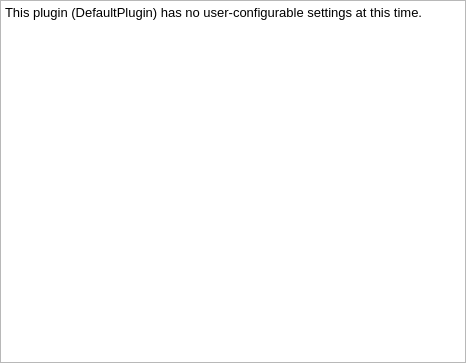
<?xml version="1.0" encoding="UTF-8"?>
<ui version="4.0">
 <class>DefaultPlugin_UIDialog</class>
 <widget class="QWidget" name="DefaultPlugin_UIDialog">
  <property name="geometry">
   <rect>
    <x>0</x>
    <y>0</y>
    <width>466</width>
    <height>363</height>
   </rect>
  </property>
  <property name="windowTitle">
   <string>Form</string>
  </property>
  <layout class="QVBoxLayout" name="verticalLayout_2">
   <property name="spacing">
    <number>1</number>
   </property>
   <property name="margin">
    <number>0</number>
   </property>
   <item>
    <layout class="QHBoxLayout" name="horizontalLayout_2">
     <item>
      <layout class="QVBoxLayout" name="verticalLayout">
       <item>
        <widget class="QPlainTextEdit" name="plainTextEdit">
         <property name="font">
          <font>
           <pointsize>10</pointsize>
           <weight>50</weight>
           <italic>false</italic>
           <bold>false</bold>
           <strikeout>false</strikeout>
           <stylestrategy>PreferDefault</stylestrategy>
           <kerning>true</kerning>
          </font>
         </property>
         <property name="documentTitle">
          <string/>
         </property>
         <property name="plainText">
          <string>This plugin (DefaultPlugin) has no user-configurable settings at this time.</string>
         </property>
        </widget>
       </item>
      </layout>
     </item>
    </layout>
   </item>
   <item>
    <layout class="QHBoxLayout" name="horizontalLayout"/>
   </item>
  </layout>
 </widget>
 <resources/>
 <connections/>
</ui>
